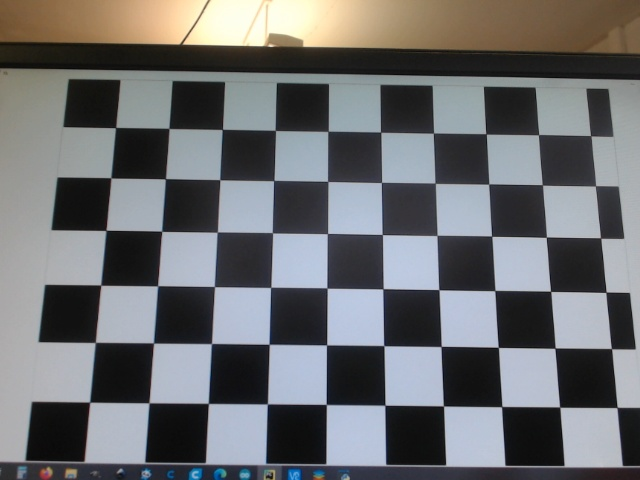
#> input picture image_test_avant2.jpg, 640 x 480 px
$ python calibration.py
#> lines starting #> are read from the running program, lines starting #| are printed output that depends on the picture; after the words box and inside, x2 and y2 are one past the last pixel; in counts of white or black regions, pixels touching at a corner belong together; long printed decimals are rounded
import numpy as np
import cv2 as cv
import glob


################ FIND CHESSBOARD CORNERS - OBJECT POINTS AND IMAGE POINTS #############################

chessboardSize = (10, 6)
frameSize = (1440, 1080)


# termination criteria
criteria = (cv.TERM_CRITERIA_EPS + cv.TERM_CRITERIA_MAX_ITER, 30, 0.001)


# prepare object points, like (0,0,0), (1,0,0), (2,0,0) ....,(6,5,0)
objp = np.zeros((chessboardSize[0] * chessboardSize[1], 3), np.float32)
objp[:,:2] = np.mgrid[0:chessboardSize[0],0:chessboardSize[1]].T.reshape(-1,2)

size_of_chessboard_squares_mm = 20
objp = objp * size_of_chessboard_squares_mm


# Arrays to store object points and image points from all the images.
objpoints = [] # 3d point in real world space
imgpoints = [] # 2d points in image plane.


images = glob.glob('image_test_avant1.jpg')
nimage = ['image_test_avant2.jpg', 'image_test_avant4.jpg']
for image in nimage:

    img = cv.imread(image)
#> img is the input picture: shape (480, 640, 3); mean B, G, R 111.8, 109.6, 108.3
    gray = cv.cvtColor(img, cv.COLOR_BGR2GRAY)
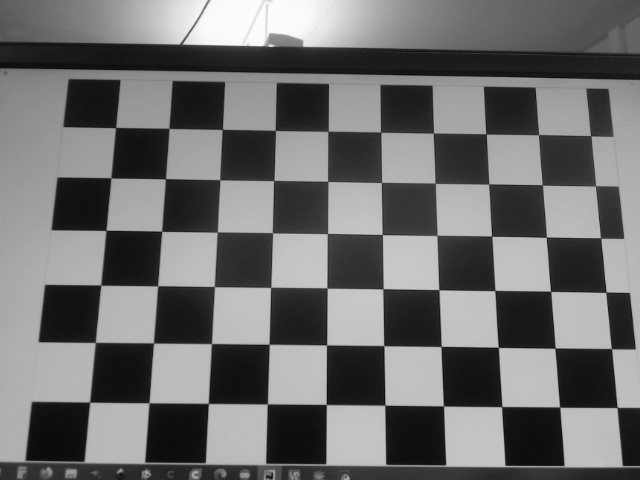
#> gray: shape (480, 640); min 8, max 254, mean 109.5

    # Find the chess board corners
    ret, corners = cv.findChessboardCorners(gray, chessboardSize, None)
#> ret = True; corners = 60 rows, first 8: [115.5, 127.6], [168.9, 128.4], [222.3, 129.4], [275.4, 130.4], [328.1, 131.3], [380.7, 132.1], [433.5, 133], [486.1, 133.9]

    # If found, add object points, image points (after refining them)
    if ret == True:

        objpoints.append(objp)
        corners2 = cv.cornerSubPix(gray, corners, (11,11), (-1,-1), criteria)
#> corners2 = 60 rows, first 8: [115.6, 127.6], [168.9, 128.4], [222.4, 129.4], [275.4, 130.4], [328, 131.3], [380.7, 132.2], [433.4, 133.1], [486.1, 133.9]
        imgpoints.append(corners)

        # Draw and display the corners
        print(corners)
#> (printed output is left out)
        cv.drawChessboardCorners(img, chessboardSize, corners2, ret)
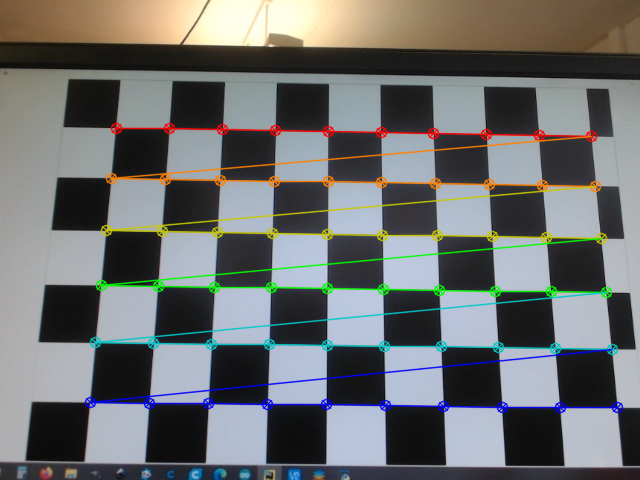
#> img: shape (480, 640, 3); 6.89% of pixels changed, all inside (x1, y1, x2, y2) = (84, 122, 624, 414)
        cv.imshow('img', img)
        cv.imwrite('img_test.png', img)
        cv.waitKey(1000)


cv.destroyAllWindows()


############## CALIBRATION #######################################################

ret, cameraMatrix, dist, rvecs, tvecs = cv.calibrateCamera(objpoints, imgpoints, gray.shape[::-1], None, None)
#> ret = 0.123; cameraMatrix = [[602.2, 0, 314.3], [0, 597.4, 223.9], [0, 0, 1]]; dist = [[0.0443, -0.148, 0.000664, -0.000576, 0.0994]]; rvecs = ([-0.23, -0.0158, 0.0137], [-0.23, -0.0158, 0.0137]); tvecs = ([-74.75, -36.62, 227.4], [-74.75, -36.62, 227.4])


############## UNDISTORTION #####################################################

img = cv.imread('image_test_avant2.jpg')
h,  w = img.shape[:2]
#> h = 480; w = 640
newCameraMatrix, roi = cv.getOptimalNewCameraMatrix(cameraMatrix, dist, (w,h), 1, (w,h))
#> newCameraMatrix = [[601.6, 0, 313.8], [0, 596.3, 224.1], [0, 0, 1]]; roi = (1, 1, 637, 476)


# Undistort
dst = cv.undistort(img, cameraMatrix, dist, None, newCameraMatrix)
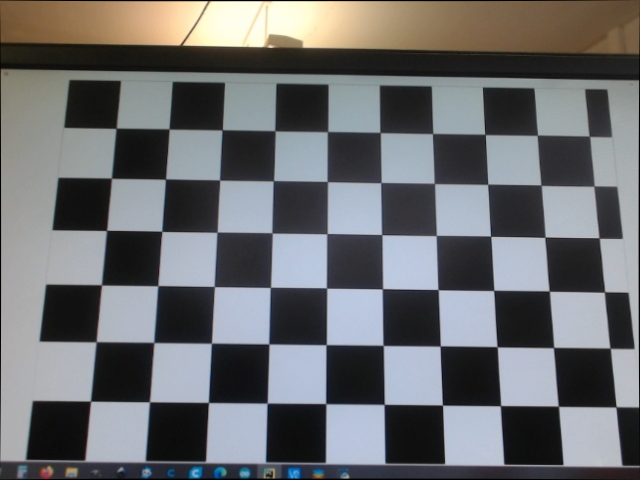
#> dst: shape (480, 640, 3); mean B, G, R 111, 108.8, 107.5

# crop the image
x, y, w, h = roi
#> x = 1; y = 1; w = 637; h = 476
dst = dst[y:y+h, x:x+w]
#> dst: shape (476, 637, 3)
cv.imwrite('caliResult1.png', dst)


# Undistort with Remapping
mapx, mapy = cv.initUndistortRectifyMap(cameraMatrix, dist, None, newCameraMatrix, (w,h), 5)
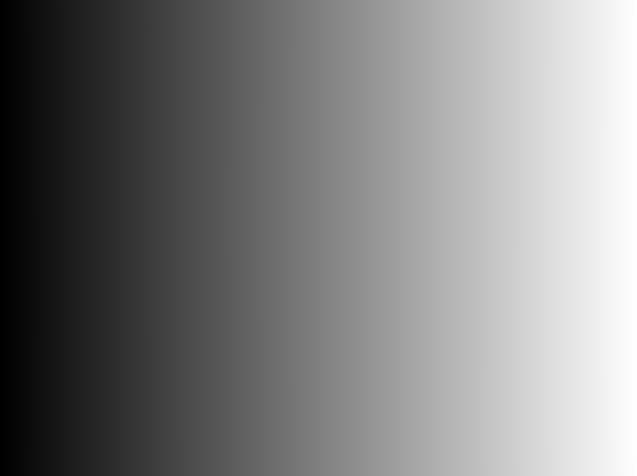
#> mapx: shape (476, 637) float32; min -1.1, max 637.4, mean 318.3; drawn with min black and max white
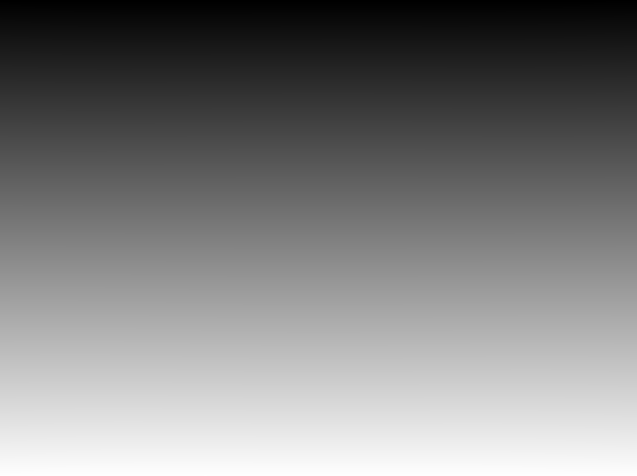
#> mapy: shape (476, 637) float32; min -1.26, max 476.5, mean 237.5; drawn with min black and max white
dst = cv.remap(img, mapx, mapy, cv.INTER_LINEAR)
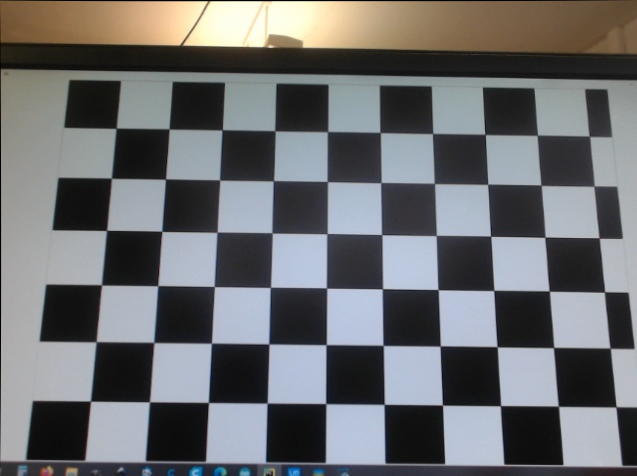
#> dst: shape (476, 637, 3); mean B, G, R 111.7, 109.6, 108.2

# crop the image
x, y, w, h = roi
dst = dst[y:y+h, x:x+w]
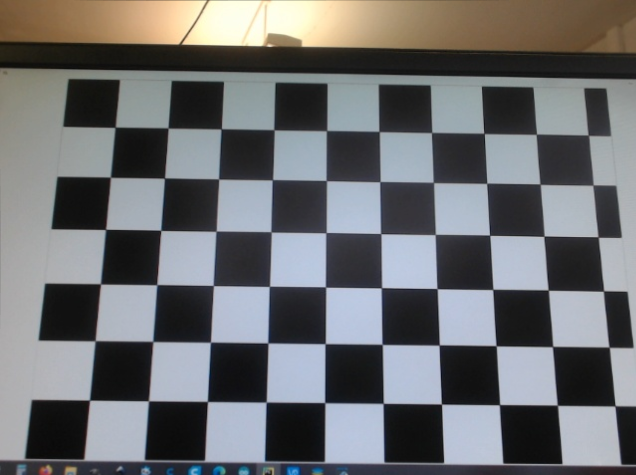
#> dst: shape (475, 636, 3); mean B, G, R 112, 109.9, 108.6
cv.imwrite('caliResult2.png', dst)


# Reprojection Error
mean_error = 0

for i in range(len(objpoints)):
    imgpoints2, _ = cv.projectPoints(objpoints[i], rvecs[i], tvecs[i], cameraMatrix, dist)
    error = cv.norm(imgpoints[i], imgpoints2, cv.NORM_L2)/len(imgpoints2)
    mean_error += error
#> this loop made 2 passes
#> (error, mean_error) on passes 1 to 2: (0.0159, 0.0159), (0.0159, 0.0317)
#> after the loop, mean_error = 0.0317

print( "total error: {}".format(mean_error/len(objpoints)) )
#| total error: 0.01586
